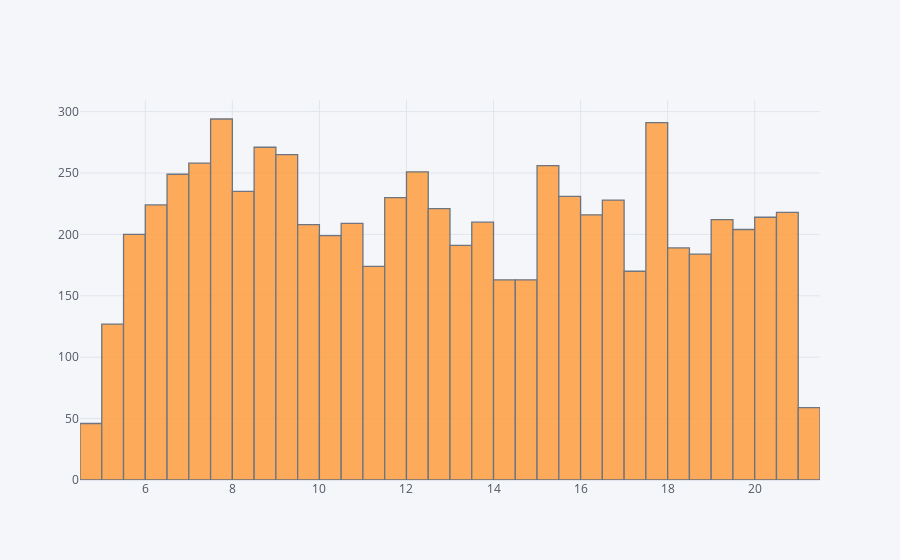

Notebook cell for this chart:
### Code cell
train['Item_Weight'].iplot(kind = 'hist', bins = 50)

### Figure 1 — Plotly figure (JSON) as saved in the notebook; plotly's stock layout.template omitted (floating-point values rounded to 4 significant figures; data arrays with more than 128 entries replaced by an {"elided": "..."} marker saying what was removed)
{"data": [{"histfunc": "count", "histnorm": "", "marker": {"color": "rgba(255, 153, 51, 1.0)", "line": {"color": "#4D5663", "width": 1.3}}, "name": "Item_Weight", "nbinsx": 50, "opacity": 0.8, "orientation": "v", "type": "histogram", "x": {"elided": "8523 float values"}}], "layout": {"barmode": "overlay", "legend": {"bgcolor": "#F5F6F9", "font": {"color": "#4D5663"}}, "paper_bgcolor": "#F5F6F9", "plot_bgcolor": "#F5F6F9", "title": {"font": {"color": "#4D5663"}}, "xaxis": {"gridcolor": "#E1E5ED", "showgrid": true, "tickfont": {"color": "#4D5663"}, "title": {"font": {"color": "#4D5663"}, "text": ""}, "zerolinecolor": "#E1E5ED"}, "yaxis": {"gridcolor": "#E1E5ED", "showgrid": true, "tickfont": {"color": "#4D5663"}, "title": {"font": {"color": "#4D5663"}, "text": ""}, "zerolinecolor": "#E1E5ED"}}}
